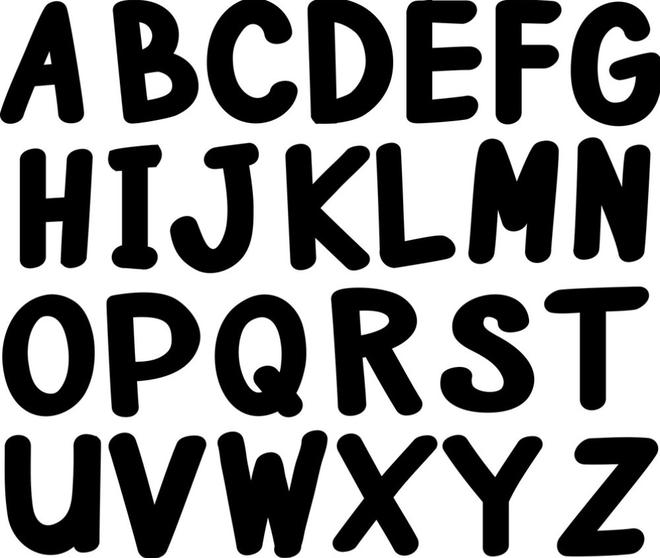
#> input picture image processing codes/KODLAR13_Morfolojik_Operatorler/KODLAR13_Morfolojik_Operatorler/yazi.jpg, 660 x 558 px
$ python HAFTA8_K5_gradient.py
#> lines starting #> are read from the running program, lines starting #| are printed output that depends on the picture; after the words box and inside, x2 and y2 are one past the last pixel; in counts of white or black regions, pixels touching at a corner belong together
# -*- coding: utf-8 -*-
"""
Created on Fri May  5 10:34:02 2023

@author: MUOZIC
"""

import cv2
import numpy as np
import matplotlib.pyplot as plt

img = cv2.imread("yazi.jpg", 0)
#> img is the input picture: shape (558, 660); min 0, max 255, mean 141.7

binr = cv2.threshold(img, 0, 255, cv2.THRESH_BINARY+cv2.THRESH_OTSU)[1]
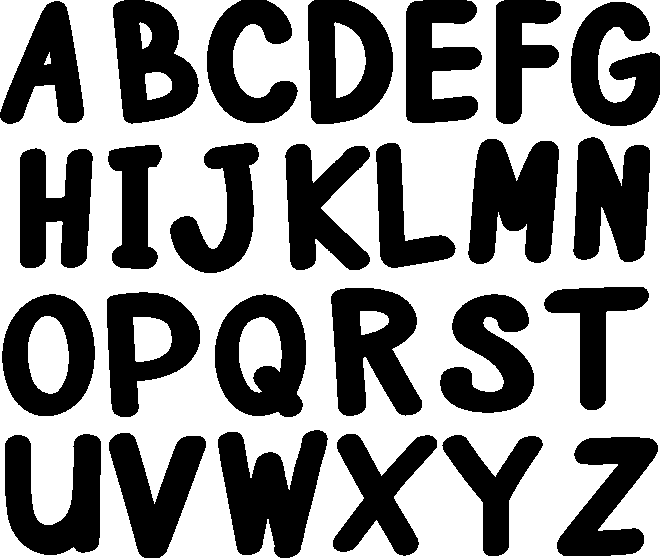
#> binr: shape (558, 660); 55.6% white; 26 black regions, largest, box (x1, y1, x2, y2) and area: (218, 430, 328, 558) 8682, (468, 139, 559, 264) 8175, (331, 288, 422, 416) 7789

kernel = np.ones((5, 5), np.uint8)

invert = cv2.bitwise_not(binr)

closing = cv2.morphologyEx(invert, cv2.MORPH_GRADIENT,kernel, iterations=1)
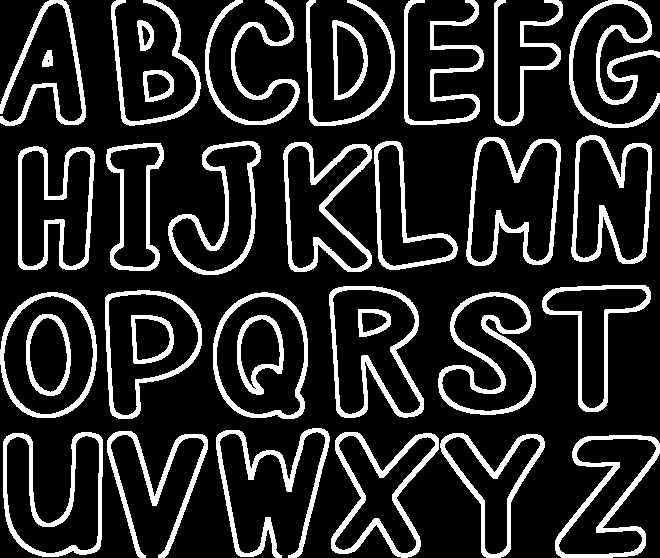
#> closing: shape (558, 660); 16.7% white; 34 white regions, largest, box (x1, y1, x2, y2) and area: (438, 292, 536, 415) 2806, (331, 432, 439, 558) 2794, (216, 428, 330, 558) 2792

cv2.imshow("original",invert)
cv2.imshow("closing",closing)


cv2.waitKey(0)
cv2.destroyAllWindows()

$ run again, with image processing codes/KODLAR13_Morfolojik_Operatorler/KODLAR13_Morfolojik_Operatorler/coins.jpg copied over image processing codes/KODLAR13_Morfolojik_Operatorler/KODLAR13_Morfolojik_Operatorler/yazi.jpg
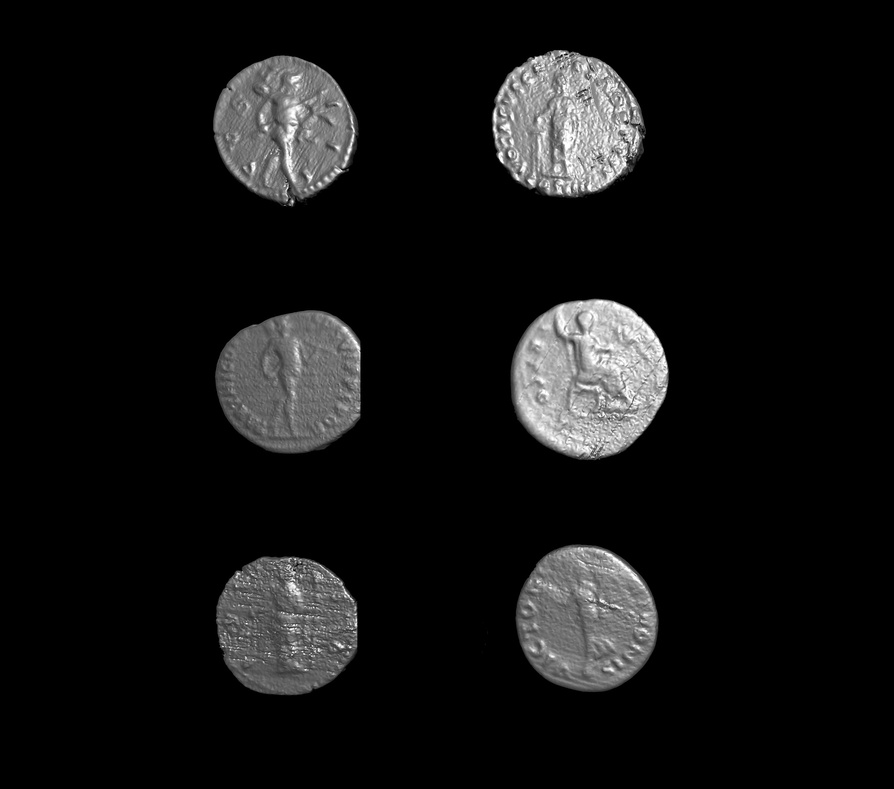
#> input picture image processing codes/KODLAR13_Morfolojik_Operatorler/KODLAR13_Morfolojik_Operatorler/coins.jpg, 894 x 789 px, shrunk from 2324 x 2052 before the run
#> img is the input picture: shape (789, 894); min 0, max 255, mean 19.4
#> `binr = cv2.threshold(img, 0, 255, cv2.THRESH_BINARY+cv2.THRESH_OTSU)[1]`:
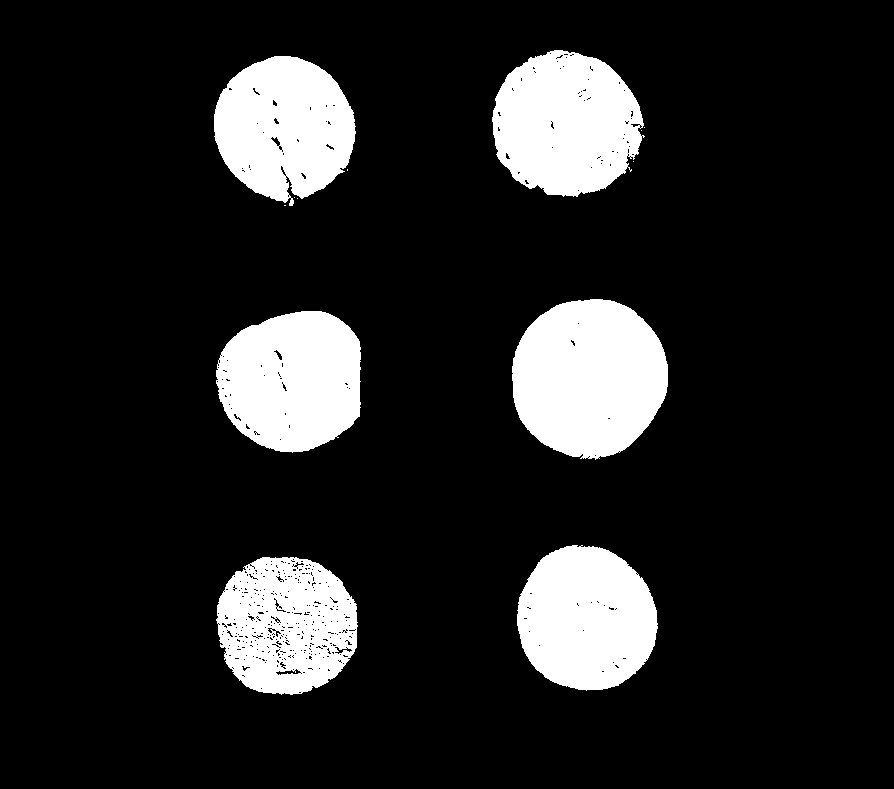
#> binr: shape (789, 894); 14% white; 13 white regions (7 under 20 px), largest, box (x1, y1, x2, y2) and area: (512, 299, 668, 460) 19598, (492, 50, 645, 197) 16904, (216, 311, 361, 453) 16352, (517, 545, 658, 691) 15954, (214, 56, 356, 206) 15509, (216, 557, 358, 695) 14572
#> `closing = cv2.morphologyEx(invert, cv2.MORPH_GRADIENT,kernel, iteratio..`:
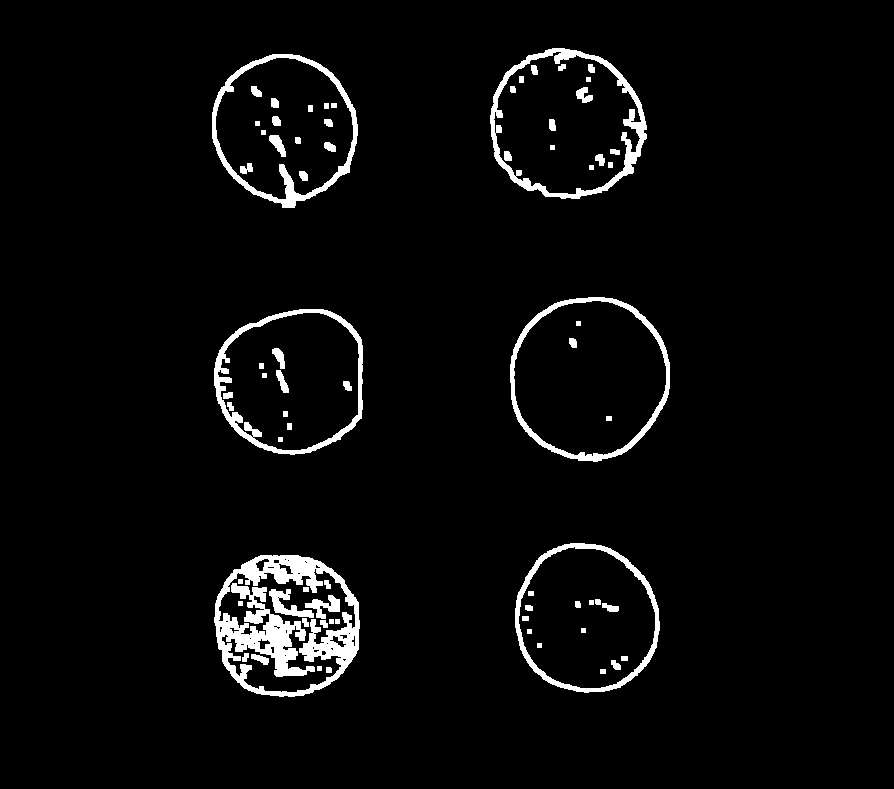
#> closing: shape (789, 894); 3.8% white; 74 white regions, largest, box (x1, y1, x2, y2) and area: (214, 555, 360, 697) 8758, (490, 48, 647, 199) 3335, (214, 309, 363, 455) 2766
